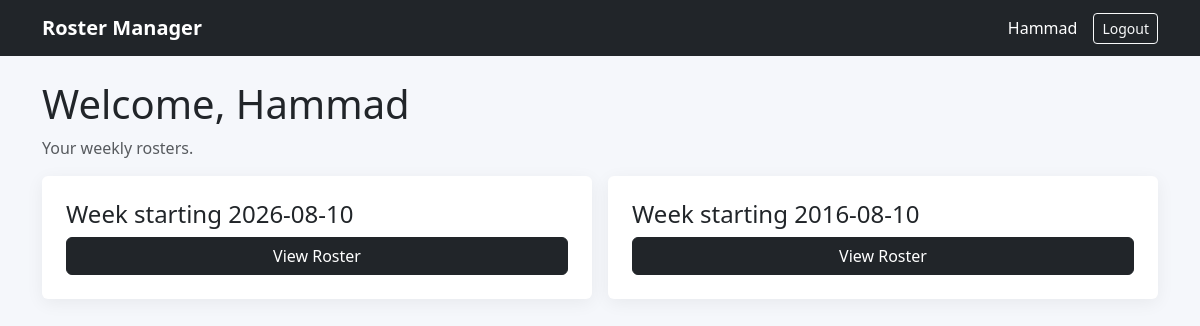
Page /dashboard (signed in) on the committed database.
### app.py (models this page shows)
class User(db.Model):
    id = db.Column(
        db.Integer,
        primary_key=True
    )
    name = db.Column(
        db.String(120),
        nullable=False
    )
    email = db.Column(
        db.String(160),
        unique=True,
        nullable=False
    )
    password_hash = db.Column(
        db.String(255),
        nullable=False
    )
    role = db.Column(
        db.String(20),
        default="employee",
        nullable=False
    )
    active = db.Column(
        db.Boolean,
        default=True,
        nullable=False
    )
    rosters = db.relationship(
        "Roster",
        backref="employee",
        lazy=True,
        cascade="all, delete-orphan"
    )

class Roster(db.Model):
    id = db.Column(
        db.Integer,
        primary_key=True
    )
    employee_id = db.Column(
        db.Integer,
        db.ForeignKey("user.id"),
        nullable=False
    )
    week_start = db.Column(
        db.String(10),
        nullable=False
    )
    monday = db.Column(
        db.String(80),
        default="OFF"
    )
    monday_location = db.Column(
        db.String(200),
        default=""
    )
    tuesday = db.Column(
        db.String(80),
        default="OFF"
    )
    tuesday_location = db.Column(
        db.String(200),
        default=""
    )
    wednesday = db.Column(
        db.String(80),
        default="OFF"
    )
    wednesday_location = db.Column(
        db.String(200),
        default=""
    )
    thursday = db.Column(
        db.String(80),
        default="OFF"
    )
    thursday_location = db.Column(
        db.String(200),
        default=""
    )
    friday = db.Column(
        db.String(80),
        default="OFF"
    )
    friday_location = db.Column(
        db.String(200),
        default=""
    )
    saturday = db.Column(
        db.String(80),
        default="OFF"
    )
    saturday_location = db.Column(
        db.String(200),
        default=""
    )
    sunday = db.Column(
        db.String(80),
        default="OFF"
    )
    sunday_location = db.Column(
        db.String(200),
        default=""
    )
    created_at = db.Column(
        db.DateTime,
        default=datetime.utcnow
    )

### app.py (the view, shortened to what this page needs)
@app.route("/dashboard")
@login_required
def dashboard():
    employee = db.session.get(
        User,
        session["user_id"]
    )
    if not employee:
        session.clear()
        return redirect(
            url_for("login")
        )
    rosters = (
        Roster.query
        .filter_by(
            employee_id=employee.id
        )
        .order_by(
            Roster.week_start.desc()
        )
        .all()
    )
    return render_template(
        "employee_dashboard.html",
        employee=employee,
        rosters=rosters
    )

### app.py (called while the page is built)
def login_required(f):
    @wraps(f)
    def wrapper(*args, **kwargs):
        if not session.get("user_id"):
            return redirect(
                url_for("login")
            )
        return f(*args, **kwargs)
    return wrapper

@app.context_processor
def inject_globals():
    return {
        "days": DAYS,
        "calculate_shift_hours": calculate_shift_hours,
        "calculate_weekly_hours": calculate_weekly_hours
    }

### templates/employee_dashboard.html
{% extends "base.html" %}{% block title %}My Roster{% endblock %}
{% block content %}<h1>Welcome, {{ employee.name }}</h1><p class="text-muted">Your weekly rosters.</p>
<div class="row g-3">{% for r in rosters %}<div class="col-md-6"><div class="card p-4"><h4>Week starting {{ r.week_start }}</h4><a class="btn btn-dark" href="{{ url_for('view_roster',roster_id=r.id) }}">View Roster</a></div></div>{% else %}<div class="col-12"><div class="card p-4">No roster has been assigned yet.</div></div>{% endfor %}</div>{% endblock %}

### templates/base.html (shortened to what this page needs)
<!doctype html>
<html lang="en">
<head>
    <link
        href="https://cdn.jsdelivr.net/npm/bootstrap@5.3.3/dist/css/bootstrap.min.css"
        rel="stylesheet"
    >
</head>
<body>
    <nav class="navbar navbar-dark bg-dark mb-4">
        <div class="container">
            <a
                class="navbar-brand"
                href="{{ url_for('dashboard') }}"
            >
                Roster Manager
            </a>
            {% if session.get('user_id') %}
            <div class="d-flex align-items-center gap-3 text-white">
                <span>
                    {{ session.get('name') }}
                </span>
                <a
                    class="btn btn-outline-light btn-sm"
                    href="{{ url_for('logout') }}"
                >
                    Logout
                </a>
            </div>
            {% endif %}
        </div>
    </nav>
    <div class="container pb-5">
        {% block content %}
        {% endblock %}
    </div>
</body>
</html>

### templates/base.html (style rules this page uses)
body { background: #f5f7fb; }
.navbar-brand { font-weight: 700; }
.card { border: 0; box-shadow: 0 4px 18px rgba(0, 0, 0, .06); }

### rows in the picture
User: get "Hammad", name "Hammad"
Roster: week_start "2026-08-10"
Roster: week_start "2016-08-10"
